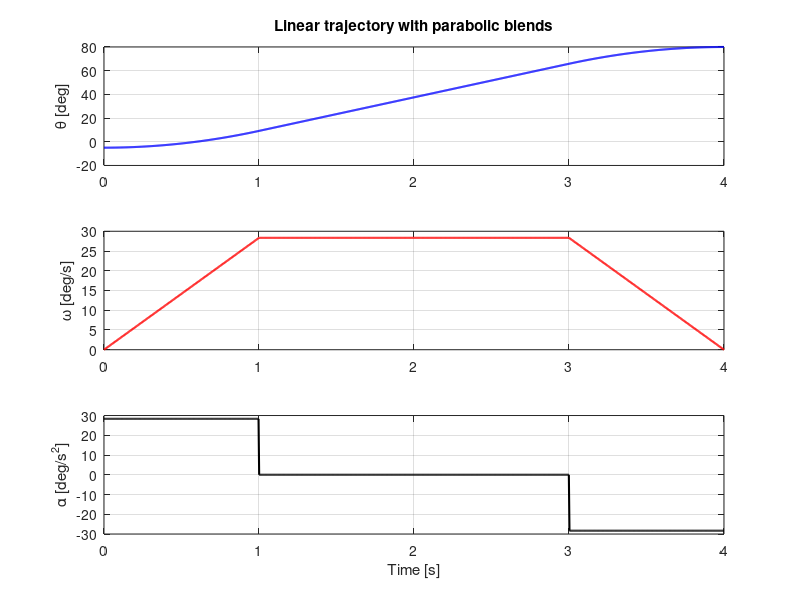
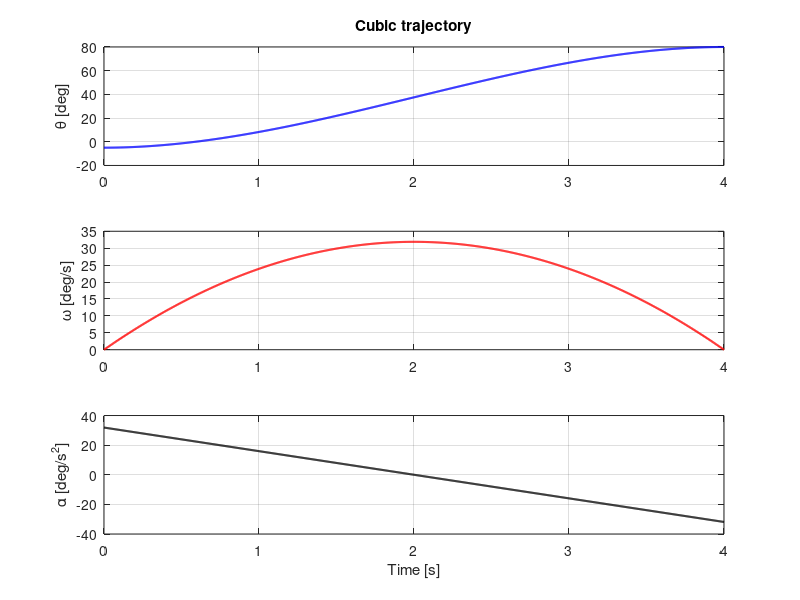

Recreate these plots in MATLAB, in order.
clear; clc; close all;

%% Given data
th0 = -5;      % initial angle [deg]
thf = 80;      % final angle   [deg]
tf  = 4;       % total time    [s]
D   = thf - th0;   % total displacement = 85 deg

t = linspace(0, tf, 1000);

%% Linear trajectory with parabolic blends 
tb  = 1;                      
w   = D/(tf - tb);           
alp = w/tb;                   

fprintf('--- LSPB parameters ---\n');
fprintf('Blend time          tb    = %.4f s\n', tb);
fprintf('Cruise velocity     omega = %.4f deg/s\n', w);
fprintf('Blend acceleration  alpha = %.4f deg/s^2\n', alp);
fprintf('Position at end of 1st blend = %.4f deg\n', th0 + 0.5*alp*tb^2);

th_l = zeros(size(t)); w_l = zeros(size(t)); a_l = zeros(size(t));
for k = 1:numel(t)
    tk = t(k);
    if tk <= tb                       
        th_l(k) = th0 + 0.5*alp*tk^2;
        w_l(k)  = alp*tk;
        a_l(k)  = alp;
    elseif tk <= tf - tb                 
        th_l(k) = th0 + 0.5*alp*tb^2 + w*(tk - tb);
        w_l(k)  = w;
        a_l(k)  = 0;
    else                                 
        th_l(k) = thf - 0.5*alp*(tf - tk)^2;
        w_l(k)  = alp*(tf - tk);
        a_l(k)  = -alp;
    end
end

figure('Name','Linear with parabolic blends');
subplot(3,1,1); plot(t, th_l, 'b', 'LineWidth', 1.5); grid on;
ylabel('\theta [deg]'); title('Linear trajectory with parabolic blends');
subplot(3,1,2); plot(t, w_l, 'r', 'LineWidth', 1.5); grid on;
ylabel('\omega [deg/s]');
subplot(3,1,3); plot(t, a_l, 'k', 'LineWidth', 1.5); grid on;
ylabel('\alpha [deg/s^2]'); xlabel('Time [s]');

%% Cubic trajectory
% theta(t) = a0 + a1 t + a2 t^2 + a3 t^3, with zero start & end velocity
a0 = th0;
a1 = 0;
a2 =  3*D/tf^2;
a3 = -2*D/tf^3;

fprintf('\n--- Cubic coefficients ---\n');
fprintf('a0 = %.4f\na1 = %.4f\na2 = %.4f\na3 = %.5f\n', a0, a1, a2, a3);

th_c = a0 + a1*t + a2*t.^2 + a3*t.^3;
w_c  = a1 + 2*a2*t + 3*a3*t.^2;
a_c  = 2*a2 + 6*a3*t;

figure('Name','Cubic trajectory');
subplot(3,1,1); plot(t, th_c, 'b', 'LineWidth', 1.5); grid on;
ylabel('\theta [deg]'); title('Cubic trajectory');
subplot(3,1,2); plot(t, w_c, 'r', 'LineWidth', 1.5); grid on;
ylabel('\omega [deg/s]');
subplot(3,1,3); plot(t, a_c, 'k', 'LineWidth', 1.5); grid on;
ylabel('\alpha [deg/s^2]'); xlabel('Time [s]');
